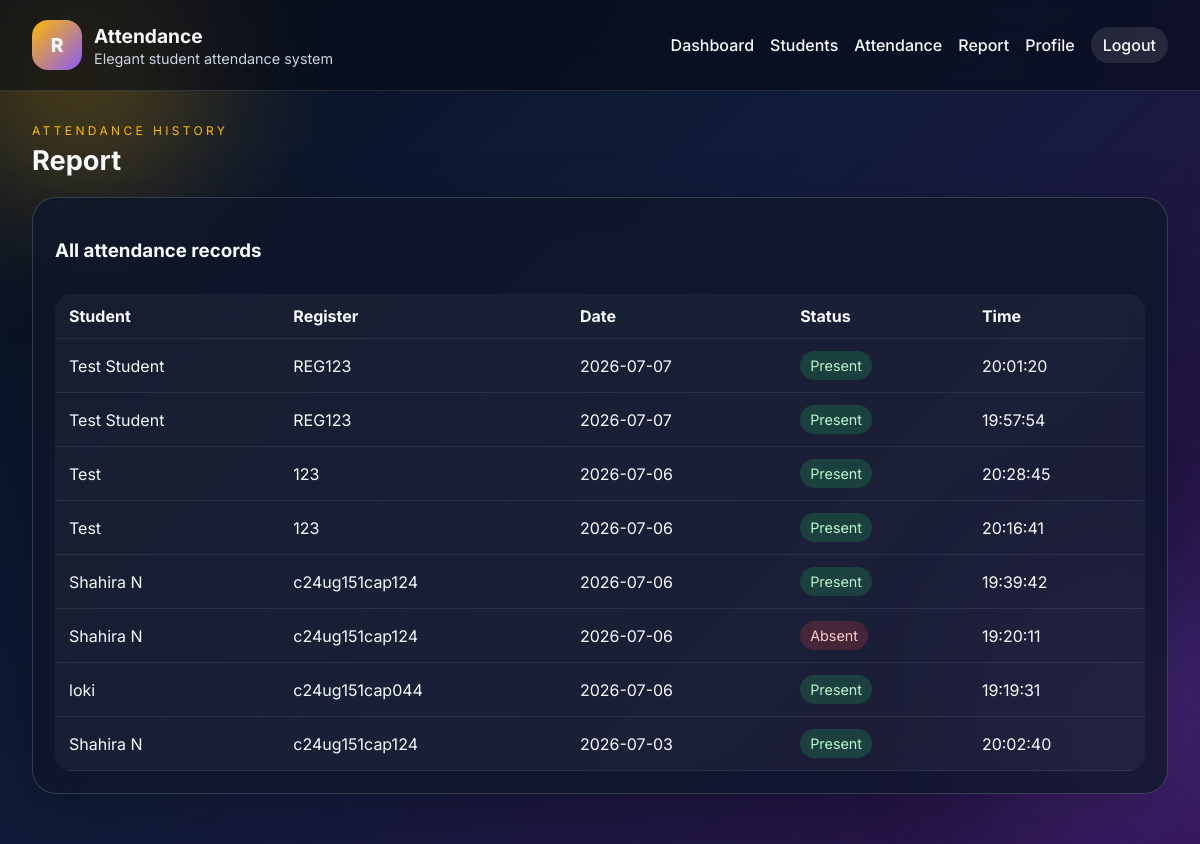
Page /report (signed in) on the committed database.
### tables this page shows
CREATE TABLE attendance (
            id INTEGER PRIMARY KEY AUTOINCREMENT,
            student_id INTEGER NOT NULL,
            attendance_date TEXT NOT NULL,
            status TEXT NOT NULL,
            marked_at TEXT NOT NULL,
            FOREIGN KEY (student_id) REFERENCES students (id)
        );

CREATE TABLE students (
            id INTEGER PRIMARY KEY AUTOINCREMENT,
            full_name TEXT NOT NULL,
            register_number TEXT NOT NULL UNIQUE,
            created_at TEXT NOT NULL DEFAULT CURRENT_TIMESTAMP
        );

### app.py (the view)
@app.route('/report')
@login_required
def report():
    records = get_attendance_records(limit=50)
    return render_template('report.html', records=records)

### attendance.py (called while the page is built)
def get_attendance_records(limit=20):
    conn = get_db_connection()
    rows = conn.execute(
        '''
        SELECT a.id, a.attendance_date, a.status, a.marked_at, s.full_name, s.register_number
        FROM attendance a
        LEFT JOIN students s ON s.id = a.student_id
        ORDER BY a.id DESC
        LIMIT ?
        ''',
        (limit,),
    ).fetchall()
    conn.close()
    return [dict(row) for row in rows]

### auth.py (called while the page is built)
def login_required(view):
    @wraps(view)
    def wrapped(*args, **kwargs):
        if not session.get('user_id'):
            flash('Please log in to continue.', 'warning')
            return redirect(url_for('login'))
        return view(*args, **kwargs)
    return wrapped

### models.py (called while the page is built)
def get_db_connection():
    conn = sqlite3.connect(Config.DATABASE_PATH)
    conn.row_factory = sqlite3.Row
    return conn

### templates/report.html
{% extends 'base.html' %}
{% block content %}
<div class="page-head">
    <div>
        <p class="eyebrow">Attendance history</p>
        <h2>Report</h2>
    </div>
</div>
<section class="panel">
    <div class="panel-head">
        <h3>All attendance records</h3>
    </div>
    <div class="table-card">
        <table>
            <thead>
                <tr>
                    <th>Student</th>
                    <th>Register</th>
                    <th>Date</th>
                    <th>Status</th>
                    <th>Time</th>
                </tr>
            </thead>
            <tbody>
                {% for item in records %}
                <tr>
                    <td>{{ item.full_name }}</td>
                    <td>{{ item.register_number }}</td>
                    <td>{{ item.attendance_date }}</td>
                    <td><span class="status {{ item.status }}">{{ item.status }}</span></td>
                    <td>{{ item.marked_at }}</td>
                </tr>
                {% else %}
                <tr><td colspan="5">No records available.</td></tr>
                {% endfor %}
            </tbody>
        </table>
    </div>
</section>
{% endblock %}

### static/css/style.css (style rules this page uses)
:root { --bg: #07111f; --panel: rgba(15, 23, 42, 0.78); --border: rgba(255,255,255,0.16); --text: #f8fafc; --muted: #cbd5e1; --gold: #ffb703; --purple: #8b5cf6; --blue: #38bdf8; --green: #22c55e; --red: #ef4444; }
* { box-sizing: border-box; }
body { margin: 0; font-family: 'Inter', sans-serif; color: var(--text); background: linear-gradient(135deg, #07111f 0%, #101c3a 45%, #2f134e 100%); min-height: 100vh; overflow-x: hidden; }
.auth-hero, .auth-form, .panel, .stat-card { background: var(--panel); border: 1px solid var(--border); backdrop-filter: blur(18px); box-shadow: 0 20px 60px rgba(0,0,0,0.25); }
.page-head { display: flex; justify-content: space-between; align-items: center; margin-bottom: 20px; gap: 12px; }
.eyebrow { text-transform: uppercase; letter-spacing: 0.28em; color: var(--gold); font-size: 0.75rem; margin: 0 0 6px; }
.page-head h2 { margin: 0; font-size: 1.7rem; }
.panel { padding: 22px; border-radius: 24px; margin-bottom: 18px; }
.panel-head { display: flex; justify-content: space-between; align-items: center; margin-bottom: 14px; }
.table-card { overflow: hidden; border-radius: 16px; background: rgba(255,255,255,0.04); }
table { width: 100%; border-collapse: collapse; }
th, td { padding: 12px 14px; text-align: left; border-bottom: 1px solid rgba(255,255,255,0.08); }
.status { display: inline-block; padding: 6px 10px; border-radius: 999px; text-transform: capitalize; font-size: 0.9rem; }
.status.present { background: rgba(34,197,94,0.2); color: #bbf7d0; }
.status.absent { background: rgba(239,68,68,0.2); color: #fecaca; }

### rows in the picture
attendance: full_name "Test Student", register_number "REG123", attendance_date "2026-07-07", status "Present", marked_at "20:01:20"
attendance: full_name "Test Student", register_number "REG123", attendance_date "2026-07-07", status "Present", marked_at "19:57:54"
attendance: full_name "Test", register_number "123", attendance_date "2026-07-06", status "Present", marked_at "20:28:45"
attendance: full_name "Test", register_number "123", attendance_date "2026-07-06", status "Present", marked_at "20:16:41"
attendance: full_name "Shahira N", register_number "c24ug151cap124", attendance_date "2026-07-06", status "Present", marked_at "19:39:42"
attendance: full_name "Shahira N", register_number "c24ug151cap124", attendance_date "2026-07-06", status "Absent", marked_at "19:20:11"
attendance: full_name "loki", register_number "c24ug151cap044", attendance_date "2026-07-06", status "Present", marked_at "19:19:31"
attendance: full_name "Shahira N", register_number "c24ug151cap124", attendance_date "2026-07-03", status "Present", marked_at "20:02:40"
